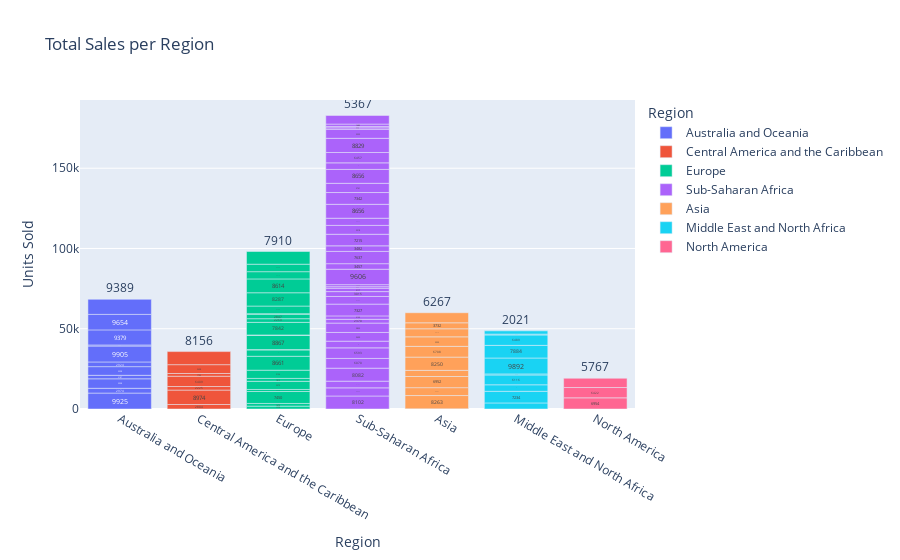

The notebook cell this image was saved under:
### Code cell
fig = px.bar(data_frame=df, x='Region', y='Units Sold', title='Total Sales per Region', color='Region', text='Units Sold')
fig.show()

### Figure 1 — Plotly figure (JSON) as saved in the notebook; plotly's stock layout.template omitted (floating-point values rounded to 4 significant figures)
{"data": [{"alignmentgroup": "True", "hovertemplate": "Region=%{x}<br>Units Sold=%{text}<extra></extra>", "legendgroup": "Australia and Oceania", "marker": {"color": "#636efa", "pattern": {"shape": ""}}, "name": "Australia and Oceania", "offsetgroup": "Australia and Oceania", "orientation": "v", "showlegend": true, "text": [9925, 2974, 5908, 2187, 5398, 2924, 9905, 682, 9379, 9654, 9389], "textposition": "auto", "type": "bar", "x": ["Australia and Oceania", "Australia and Oceania", "Australia and Oceania", "Australia and Oceania", "Australia and Oceania", "Australia and Oceania", "Australia and Oceania", "Australia and Oceania", "Australia and Oceania", "Australia and Oceania", "Australia and Oceania"], "xaxis": "x", "y": [9925, 2974, 5908, 2187, 5398, 2924, 9905, 682, 9379, 9654, 9389], "yaxis": "y"}, {"alignmentgroup": "True", "hovertemplate": "Region=%{x}<br>Units Sold=%{text}<extra></extra>", "legendgroup": "Central America and the Caribbean", "marker": {"color": "#EF553B", "pattern": {"shape": ""}}, "name": "Central America and the Caribbean", "offsetgroup": "Central America and the Caribbean", "orientation": "v", "showlegend": true, "text": [2804, 8974, 2225, 6409, 1705, 5498, 8156], "textposition": "auto", "type": "bar", "x": ["Central America and the Caribbean", "Central America and the Caribbean", "Central America and the Caribbean", "Central America and the Caribbean", "Central America and the Caribbean", "Central America and the Caribbean", "Central America and the Caribbean"], "xaxis": "x", "y": [2804, 8974, 2225, 6409, 1705, 5498, 8156], "yaxis": "y"}, {"alignmentgroup": "True", "hovertemplate": "Region=%{x}<br>Units Sold=%{text}<extra></extra>", "legendgroup": "Europe", "marker": {"color": "#00cc96", "pattern": {"shape": ""}}, "name": "Europe", "offsetgroup": "Europe", "orientation": "v", "showlegend": true, "text": [1779, 1673, 7450, 1273, 5070, 1815, 5124, 8661, 3987, 171, 8867, 273, 7842, 2269, 2847, 282, 4750, 8287, 8614, 4513, 4660, 7910], "textposition": "auto", "type": "bar", "x": ["Europe", "Europe", "Europe", "Europe", "Europe", "Europe", "Europe", "Europe", "Europe", "Europe", "Europe", "Europe", "Europe", "Europe", "Europe", "Europe", "Europe", "Europe", "Europe", "Europe", "Europe", "Europe"], "xaxis": "x", "y": [1779, 1673, 7450, 1273, 5070, 1815, 5124, 8661, 3987, 171, 8867, 273, 7842, 2269, 2847, 282, 4750, 8287, 8614, 4513, 4660, 7910], "yaxis": "y"}, {"alignmentgroup": "True", "hovertemplate": "Region=%{x}<br>Units Sold=%{text}<extra></extra>", "legendgroup": "Sub-Saharan Africa", "marker": {"color": "#ab63fa", "pattern": {"shape": ""}}, "name": "Sub-Saharan Africa", "offsetgroup": "Sub-Saharan Africa", "orientation": "v", "showlegend": true, "text": [8102, 5062, 4187, 8082, 6070, 6593, 4168, 5430, 5822, 2370, 2125, 7327, 4767, 3015, 2117, 962, 1266, 9606, 3457, 7637, 3482, 7215, 5518, 4477, 8656, 7342, 5741, 8656, 4085, 6457, 8829, 5559, 948, 888, 1485, 5367], "textposition": "auto", "type": "bar", "x": ["Sub-Saharan Africa", "Sub-Saharan Africa", "Sub-Saharan Africa", "Sub-Saharan Africa", "Sub-Saharan Africa", "Sub-Saharan Africa", "Sub-Saharan Africa", "Sub-Saharan Africa", "Sub-Saharan Africa", "Sub-Saharan Africa", "Sub-Saharan Africa", "Sub-Saharan Africa", "Sub-Saharan Africa", "Sub-Saharan Africa", "Sub-Saharan Africa", "Sub-Saharan Africa", "Sub-Saharan Africa", "Sub-Saharan Africa", "Sub-Saharan Africa", "Sub-Saharan Africa", "Sub-Saharan Africa", "Sub-Saharan Africa", "Sub-Saharan Africa", "Sub-Saharan Africa", "Sub-Saharan Africa", "Sub-Saharan Africa", "Sub-Saharan Africa", "Sub-Saharan Africa", "Sub-Saharan Africa", "Sub-Saharan Africa", "Sub-Saharan Africa", "Sub-Saharan Africa", "Sub-Saharan Africa", "Sub-Saharan Africa", "Sub-Saharan Africa", "Sub-Saharan Africa"], "xaxis": "x", "y": [8102, 5062, 4187, 8082, 6070, 6593, 4168, 5430, 5822, 2370, 2125, 7327, 4767, 3015, 2117, 962, 1266, 9606, 3457, 7637, 3482, 7215, 5518, 4477, 8656, 7342, 5741, 8656, 4085, 6457, 8829, 5559, 948, 888, 1485, 5367], "yaxis": "y"}, {"alignmentgroup": "True", "hovertemplate": "Region=%{x}<br>Units Sold=%{text}<extra></extra>", "legendgroup": "Asia", "marker": {"color": "#FFA15A", "pattern": {"shape": ""}}, "name": "Asia", "offsetgroup": "Asia", "orientation": "v", "showlegend": true, "text": [124, 8263, 4901, 6952, 3830, 8250, 6708, 5930, 5010, 3732, 6267], "textposition": "auto", "type": "bar", "x": ["Asia", "Asia", "Asia", "Asia", "Asia", "Asia", "Asia", "Asia", "Asia", "Asia", "Asia"], "xaxis": "x", "y": [124, 8263, 4901, 6952, 3830, 8250, 6708, 5930, 5010, 3732, 6267], "yaxis": "y"}, {"alignmentgroup": "True", "hovertemplate": "Region=%{x}<br>Units Sold=%{text}<extra></extra>", "legendgroup": "Middle East and North Africa", "marker": {"color": "#19d3f3", "pattern": {"shape": ""}}, "name": "Middle East and North Africa", "offsetgroup": "Middle East and North Africa", "orientation": "v", "showlegend": true, "text": [3784, 7234, 4063, 6116, 673, 9892, 7884, 6489, 522, 2021], "textposition": "auto", "type": "bar", "x": ["Middle East and North Africa", "Middle East and North Africa", "Middle East and North Africa", "Middle East and North Africa", "Middle East and North Africa", "Middle East and North Africa", "Middle East and North Africa", "Middle East and North Africa", "Middle East and North Africa", "Middle East and North Africa"], "xaxis": "x", "y": [3784, 7234, 4063, 6116, 673, 9892, 7884, 6489, 522, 2021], "yaxis": "y"}, {"alignmentgroup": "True", "hovertemplate": "Region=%{x}<br>Units Sold=%{text}<extra></extra>", "legendgroup": "North America", "marker": {"color": "#FF6692", "pattern": {"shape": ""}}, "name": "North America", "offsetgroup": "North America", "orientation": "v", "showlegend": true, "text": [6954, 6422, 5767], "textposition": "auto", "type": "bar", "x": ["North America", "North America", "North America"], "xaxis": "x", "y": [6954, 6422, 5767], "yaxis": "y"}], "layout": {"barmode": "relative", "legend": {"title": {"text": "Region"}, "tracegroupgap": 0}, "title": {"text": "Total Sales per Region"}, "xaxis": {"anchor": "y", "categoryarray": ["Australia and Oceania", "Central America and the Caribbean", "Europe", "Sub-Saharan Africa", "Asia", "Middle East and North Africa", "North America"], "categoryorder": "array", "domain": [0, 1], "title": {"text": "Region"}}, "yaxis": {"anchor": "x", "domain": [0, 1], "title": {"text": "Units Sold"}}}}
